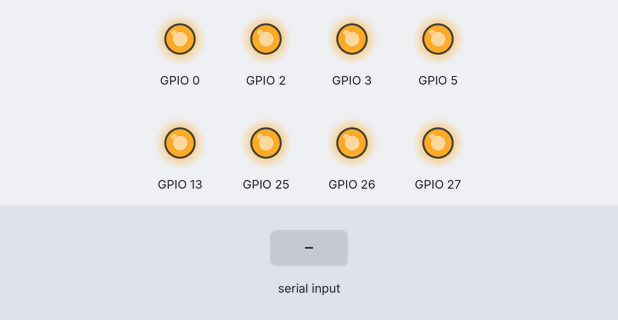
Simulated run of this sketch. Board: ESP32. Shown: output pins drawn as LEDs (lit = HIGH). Inputs (shaded band) come from the test bench. Nothing arrives over Bluetooth unless stated; what the sketch prints to the serial monitor is not drawn.

Above: at 1.2 s.
1.3 s: "1" received over the second serial link
At 2.5 s:
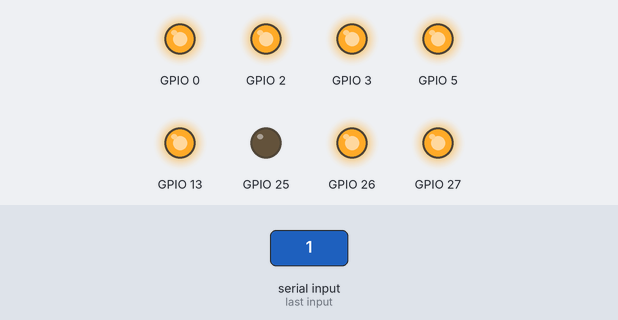
4.3 s: "2" received over the second serial link
At 5.1 s:
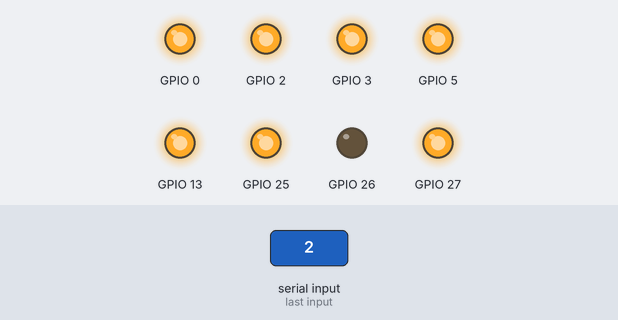
7.3 s: "3" received over the second serial link
At 8.2 s:
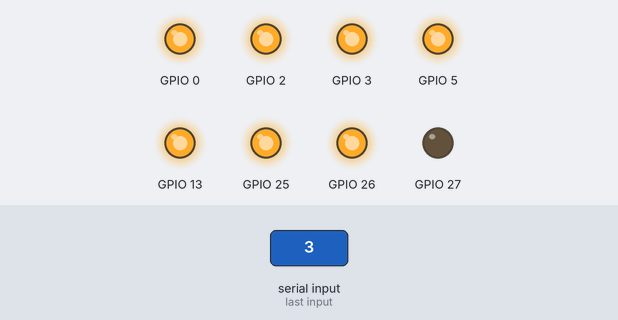
10.3 s: "4" received over the second serial link
At 10.8 s:
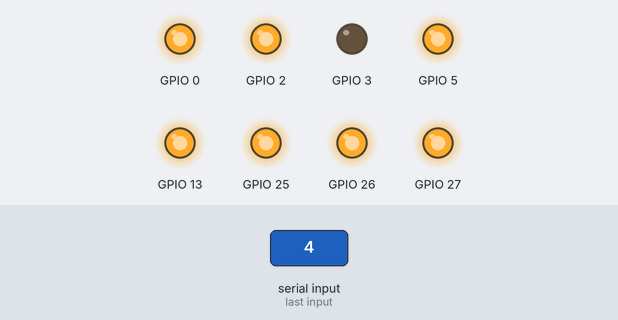
13.3 s: "5" received over the second serial link
At 13.9 s:
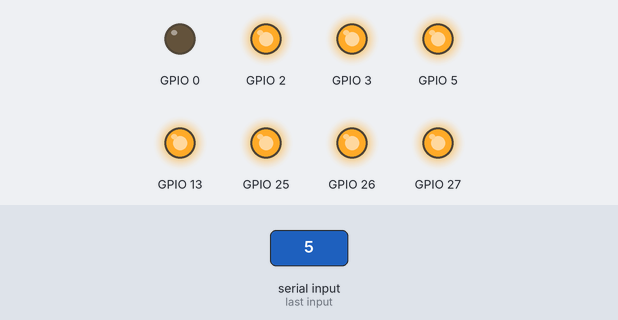
16.3 s: "6" received over the second serial link
At 17.5 s:
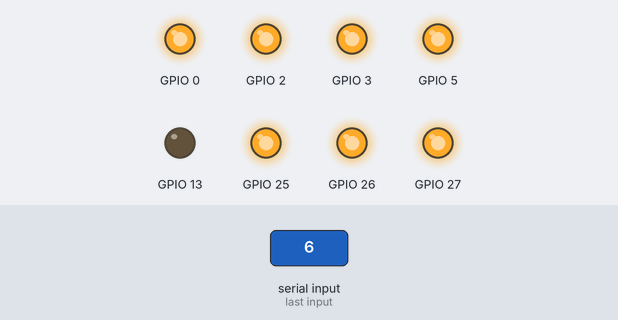
Timing chart, 0 to 19.3 s (numbered marks = the images above; inputs shaded):
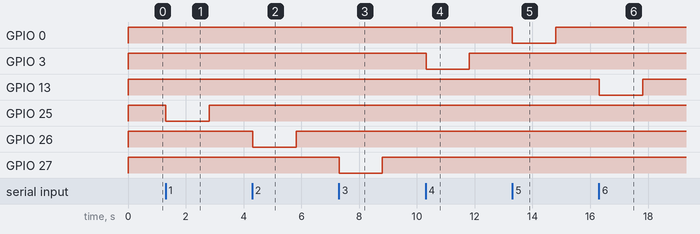

The sketch:

Fire_Firework_Starter.ino
```cpp
/*
 *    File Name: Fire_Firework_Starter.ino
 *    Author:  misperry
 *    Date: 06/23/2019
 *
 *    Description:  This is the main Firmware for the Bluetooth Enabled
 *    Firework system.  The connections will be as follows on the Fire beetle
 *
 *    Port 1: IO25
 *    Port 2: IO26
 *    Port 3: IO27
 *    Port 4: IO3
 *    Port 5: IO0
 *    Port 6: IO13
 *    Port 7: IO5
 *    Port 8: IO2
 *
 *
 *    Also if you send any letter a to f for each character it will increase
 *    the hold-on time of the realy by 500ms.
 *
 *    i.e. a = 500ms, b = 1000ms, c = 1500ms, etc.
 */

#include "BluetoothSerial.h"

#if !defined(CONFIG_BT_ENABLED) || !defined(CONFIG_BLUEDROID_ENABLED)
#error Bluetooth is not enabled! Please run `make menuconfig` to and enable it
#endif

BluetoothSerial SerialBT;

void setup() {
  Serial.begin(115200);
  SerialBT.begin("ESP32test"); //Bluetooth device name
  Serial.println("The device started, now you can pair it with bluetooth!");

  //Declair and initialize the pins
  pinMode(25, OUTPUT);
  pinMode(26, OUTPUT);
  pinMode(27, OUTPUT);
  pinMode(3, OUTPUT);
  pinMode(0, OUTPUT);
  pinMode(13, OUTPUT);
  pinMode(5, OUTPUT);
  pinMode(2, OUTPUT);

  digitalWrite(25, HIGH);
  digitalWrite(26, HIGH);
  digitalWrite(27, HIGH);
  digitalWrite(3, HIGH);
  digitalWrite(0, HIGH);
  digitalWrite(13, HIGH);
  digitalWrite(5, HIGH);
  digitalWrite(2, HIGH);
}

void loop() {
  char cmd = 'N';
  int ms_delay = 1500;

  if (SerialBT.available()) {
    cmd = SerialBT.read();
    Serial.write(cmd);
  }

  if (cmd == '1')
  {
    digitalWrite(25, LOW);
    delay(ms_delay);
    digitalWrite(25, HIGH);
    cmd = 'N';
  }
  else if (cmd == '2')
  {
    digitalWrite(26, LOW);
    delay(ms_delay);
    digitalWrite(26, HIGH);
    cmd = 'N';
  }
  else if (cmd == '3')
  {
    digitalWrite(27, LOW);
    delay(ms_delay);
    digitalWrite(27, HIGH);
    cmd = 'N';
  }
  else if (cmd == '4')
  {
    digitalWrite(3, LOW);
    delay(ms_delay);
    digitalWrite(3, HIGH);
    cmd = 'N';
  }
  else if (cmd == '5')
  {
    digitalWrite(0, LOW);
    delay(ms_delay);
    digitalWrite(0, HIGH);
    cmd = 'N';
  }
  else if (cmd == '6')
  {
    digitalWrite(13, LOW);
    delay(ms_delay);
    digitalWrite(13, HIGH);
    cmd = 'N';
  }
  else if (cmd == '7')
  {
    digitalWrite(5, LOW);
    delay(ms_delay);
    digitalWrite(5, HIGH);
    cmd = 'N';
  }
  else if (cmd == '8')
  {
    digitalWrite(2, LOW);
    delay(ms_delay);
    digitalWrite(2, HIGH);
    cmd = 'N';
  }
  else if (cmd = 'a')
  {
    ms_delay = 500;
  }
  else if (cmd = 'b')
  {
    ms_delay = 1000;
  }
  else if (cmd = 'c')
  {
    ms_delay = 1500;
  }
  else if (cmd = 'd')
  {
    ms_delay = 2000;
  }
  else if (cmd = 'e')
  {
    ms_delay = 2500;
  }
  else if (cmd = 'f')
  {
    ms_delay = 3000;
  }
  else
  {
    cmd = 'N';
  }

  delay(20);
}
```

Measured:
- after the input at 1.3 s, GPIO 25: HIGH → LOW at once, → HIGH 1.5 s later
- after the input at 4.3 s, GPIO 26: HIGH → LOW at once, → HIGH 1.5 s later
- after the input at 7.3 s, GPIO 27: HIGH → LOW at once, → HIGH 1.5 s later
- after the input at 10.3 s, GPIO 3: HIGH → LOW at once, → HIGH 1.5 s later
- after the input at 13.3 s, GPIO 0: HIGH → LOW at once, → HIGH 1.5 s later
- after the input at 16.3 s, GPIO 13: HIGH → LOW at once, → HIGH 1.5 s later
